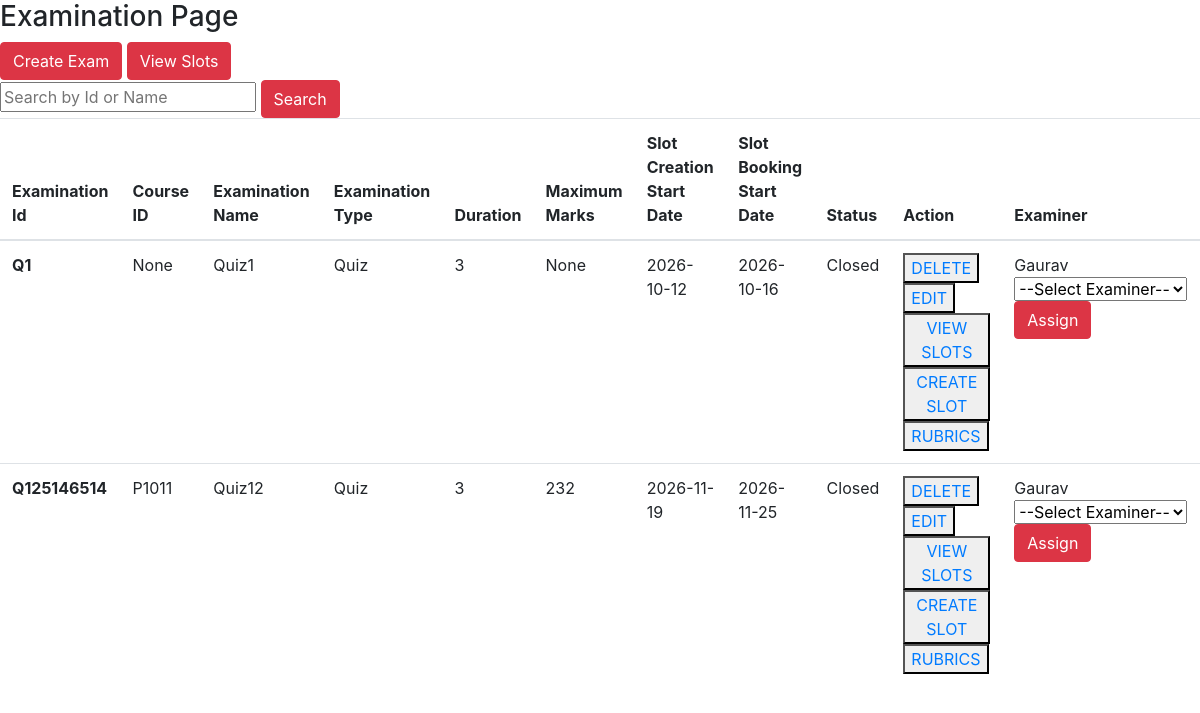
Before: /examination with the older database file.
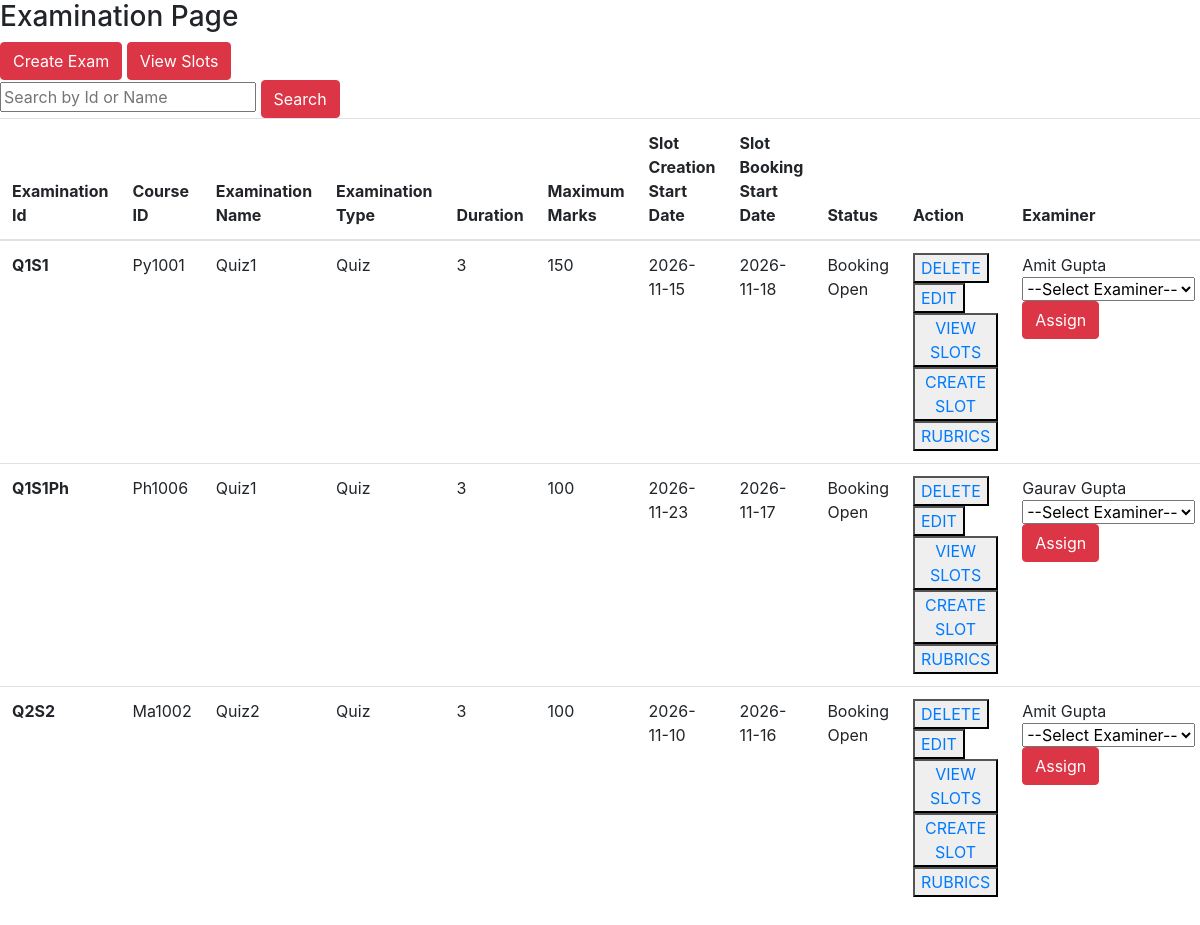
After: the same page with the newer database file.
### app.py (models this page shows)
class Examination(db.Model):
    id = db.Column(db.String, primary_key=True)
    name = db.Column(db.String)
    type = db.Column(db.String)
    maximum_marks = db.Column(db.Integer)
    duration = db.Column(db.String)
    slot_open_date = db.Column(db.Date)
    slot_close_date = db.Column(db.Date)
    booking_open_date = db.Column(db.Date)
    booking_close_date = db.Column(db.Date)
    status = db.Column(db.String)
    course_id =db.Column(db.String,db.ForeignKey('course.course_id'))
    examiner_id =db.Column(db.String,db.ForeignKey('examiner.id'))
    examination_slot = db.relationship('ExaminationSlot', backref = 'examination',lazy = True)
    examination_rubrics = db.relationship('ExaminationRubrics', backref = 'examination',lazy = True)

class Examiner(db.Model):
    id = db.Column(db.Integer, primary_key=True)
    name = db.Column(db.String(60))
    username = db.Column(db.String(20))
    password = db.Column(db.String(50))
    department= db.Column(db.String)
    email_id = db.Column(db.String(100))
    contact_no = db.Column(db.String(10))
    status = db.Column(db.String, default= 'Pending')
    examination_slot = db.relationship('ExaminationSlot', backref = 'examiner',lazy = True)
    examination = db.relationship('Examination', backref = 'examiner',foreign_keys='Examination.examiner_id',lazy = True)

### app.py (the view)
@app.route('/examination')
def examination():
    examination = Examination.query.all()
    available_examination = Examination.query.filter_by(status = 'slot creation').all()
    examiner = Examiner.query.all()
    return render_template('examination.html',examination=examination,examiner=examiner,available_examination=available_examination)

### templates/examination.html (shortened to what this page needs)
<!DOCTYPE html>
<html lang="en">
<head>
    <link rel="stylesheet" href="https://cdn.jsdelivr.net/npm/bootstrap@4.1.3/dist/css/bootstrap.min.css">
</head>
<body>
    <h3>Examination Page</h3>
    <a href="/create_examination"><button class="btn btn-danger">Create Exam</button></a>
    <a href = "/view_all_slots"><button class="btn btn-danger">View Slots </button></a>
    <form action="/search_exam" method="POST">
    <input type="text" name="search" placeholder="Search by Id or Name">
    <button type="submit" class="btn btn-danger">Search</button>
    <table class="table">
  <thead>
    <tr>
      <th scope="col">Examination Id</th>
      <th scope="col">Course ID</th>
      <th scope="col">Examination Name</th>
      <th scope="col">Examination Type</th>
      <th scope="col">Duration</th>
      <th scope="col">Maximum Marks</th>
      <th scope="col">Slot Creation Start Date</th>
      <th scope="col">Slot Booking Start Date</th>
      <th scope="col">Status </th>
      <th scope="col">Action</th>
      <th scope="col"> Examiner</th>
    </tr>
  </thead>
  <tbody>
    {% for i in examination%}
    <tr>
      <th> {{i.id}}</th>
      <td>{{i.course_id}}</td>
      <td>{{i.name}}</td>
      <td>{{i.type}}</td>
      <td>{{i.duration}}</td>
      <td>{{i.maximum_marks}}</td>
      <td>{{i.slot_open_date}}</td>
      <td>{{i.booking_open_date}}</td>
      <td>{{i.status.title()}}</td>
      <td><button><a href = "/delete_examination/{{i.id}}">DELETE</a></button>
      <button><a href = "/edit_examination/{{i.id}}">EDIT</a></button>
      <button><a href = "/view_slots/{{i.id}}">VIEW SLOTS</a></button>
      <button><a href = "/create_slot/{{i.id}}">CREATE SLOT</a></button>
      <button><a href = "/assign_rubrics/{{i.id}}">RUBRICS</a></button></td>
      <td>{{i.examiner.name}}
        <form action ="/assign_examiner/{{i.id}}" method="POST">
      <select name = "examiner_id" class = "form-select">
      <option value = ""> --Select Examiner-- </option>
      </select>
    <button type = "submit" class="btn btn-danger">Assign</button></form>
     </td>
    </tr>
{% endfor %}
  </tbody>
</table>
</body>
</html>

Changed rows visible on the page:
removed Examination: id "Q1", course_id "None", name "Quiz1", type "Quiz", duration "3", maximum_marks "None", slot_open_date "2026-10-12", booking_open_date "2026-10-16", status "Closed", examiner.name "Gaurav"
removed Examination: id "Q125146514", course_id "P1011", name "Quiz12", type "Quiz", duration "3", maximum_marks "232", slot_open_date "2026-11-19", booking_open_date "2026-11-25", status "Closed", examiner.name "Gaurav"
added Examination: id "Q1S1", course_id "Py1001", name "Quiz1", type "Quiz", duration "3", maximum_marks "150", slot_open_date "2026-11-15", booking_open_date "2026-11-18", status "Booking Open", examiner.name "Amit Gupta"
added Examination: id "Q1S1Ph", course_id "Ph1006", name "Quiz1", type "Quiz", duration "3", maximum_marks "100", slot_open_date "2026-11-23", booking_open_date "2026-11-17", status "Booking Open", examiner.name "Gaurav Gupta"
added Examination: id "Q2S2", course_id "Ma1002", name "Quiz2", type "Quiz", duration "3", maximum_marks "100", slot_open_date "2026-11-10", booking_open_date "2026-11-16", status "Booking Open", examiner.name "Amit Gupta"
